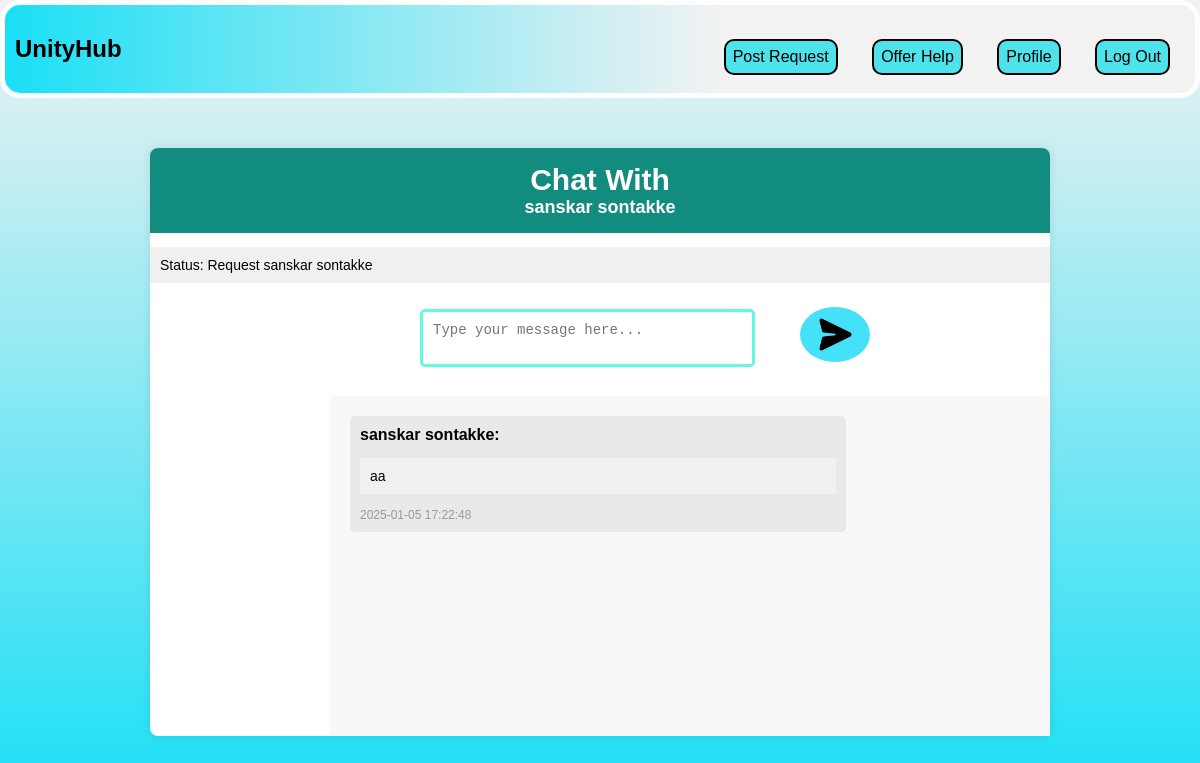
Screenshot of /messages.php?request_id=13 (signed in) with the database file from the repository.
### tables this page shows
CREATE TABLE IF NOT EXISTS `requests` (
  `id` int NOT NULL AUTO_INCREMENT,
  `title` varchar(255) NOT NULL,
  `description` text NOT NULL,
  `category` varchar(50) NOT NULL,
  `user_id` int NOT NULL,
  `created_at` timestamp NULL DEFAULT CURRENT_TIMESTAMP,
  `latitude` float DEFAULT NULL,
  `longitude` float DEFAULT NULL,
  `amount` decimal(10,2) NOT NULL DEFAULT '0.00',
  `status` enum('pending','in_progress','completed') DEFAULT 'pending',
  `helper_id` int DEFAULT NULL,
  `acceptor_id` int DEFAULT NULL,
  `updated_at` timestamp NULL DEFAULT CURRENT_TIMESTAMP ON UPDATE CURRENT_TIMESTAMP,
  PRIMARY KEY (`id`),
  KEY `user_id` (`user_id`),
  KEY `acceptor_id` (`acceptor_id`)
);

CREATE TABLE IF NOT EXISTS `users` (
  `id` int NOT NULL AUTO_INCREMENT,
  `name` varchar(100) NOT NULL,
  `email` varchar(100) NOT NULL,
  `password` varchar(255) NOT NULL,
  `profile_photo` varchar(255) DEFAULT NULL,
  `role` enum('poster','provider') NOT NULL,
  `wallet_balance` decimal(10,2) DEFAULT '0.00',
  PRIMARY KEY (`id`),
  UNIQUE KEY `email` (`email`)
);

CREATE TABLE IF NOT EXISTS `messages` (
  `id` int NOT NULL AUTO_INCREMENT,
  `request_id` int NOT NULL,
  `sender_id` int NOT NULL,
  `sender_name` varchar(100) NOT NULL,
  `content` text NOT NULL,
  `created_at` timestamp NULL DEFAULT CURRENT_TIMESTAMP,
  PRIMARY KEY (`id`),
  KEY `fk_sender_id` (`sender_id`),
  KEY `fk_request_id` (`request_id`)
);

### messages.php (the view, shortened to what this page needs)
<?php
include 'db.php';
$request_id = null;
if ($_SERVER['REQUEST_METHOD'] === 'POST') {
    $request_id = $_POST['request_id'] ?? null;
} elseif ($_SERVER['REQUEST_METHOD'] === 'GET') {
    $request_id = $_GET['request_id'] ?? null;
}
$sql = $conn->prepare("SELECT requests.*, users.name AS requester_name, requests.acceptor_id
                       FROM requests
                       JOIN users ON requests.user_id = users.id
                       WHERE requests.id = ?");
$sql->bind_param("i", $request_id);
$sql->execute();
$result = $sql->get_result();
if ($result->num_rows > 0) {
    $request = $result->fetch_assoc();
    $requester_name = htmlspecialchars($request['requester_name'], ENT_QUOTES);
    $acceptor_id = $request['acceptor_id'];
    if ($acceptor_id) {
        $acceptor_sql = $conn->prepare("SELECT name FROM users WHERE id = ?");
        $acceptor_sql->bind_param("i", $acceptor_id);
        $acceptor_sql->execute();
        $acceptor_result = $acceptor_sql->get_result();
        if ($acceptor_result->num_rows > 0) {
            $acceptor = $acceptor_result->fetch_assoc();
            $acceptor_name = htmlspecialchars($acceptor['name'], ENT_QUOTES);
        } else {
            $acceptor_name = "Unknown";
        }
    } else {
        $acceptor_name = "Not accepted yet";
    }
    echo "
    <nav>
        <div><h1>UnityHub</h1></div>
        <div class='link-header'>
            <a href='post-request.php'>Post Request</a>
            <a href='offer-help.php'>Offer Help</a>
            <a href='profile.php'>Profile</a>
            <a href='logout.php'>Log Out</a>
        </div>
    </nav>";
    echo "<div class='chat-container'>
            <h1><div class='chat'>Chat With</div> {$requester_name}</h1>
            <p>Status: Request {$acceptor_name}</p>
            <form action='messages.php' method='POST'>
                <input type='hidden' name='request_id' value='$request_id'>
                <textarea name='message' placeholder='Type your message here...' required></textarea>
                <button type='submit' id='ide1'><img src='send.png'></button>
            </form>";
    $chat_sql = $conn->prepare("SELECT messages.*, users.name AS sender_name
                                FROM messages
                                JOIN users ON messages.sender_id = users.id
                                WHERE messages.request_id = ?
                                ORDER BY messages.created_at ASC");
    $chat_sql->bind_param("i", $request_id);
    $chat_sql->execute();
    $chat_result = $chat_sql->get_result();
    echo "<div class='message-history'>";
    while ($msg = $chat_result->fetch_assoc()) {
        $sender_name = htmlspecialchars($msg['sender_name'], ENT_QUOTES);
        $content = htmlspecialchars($msg['content'], ENT_QUOTES);
        $timestamp = htmlspecialchars($msg['created_at'], ENT_QUOTES);
        echo "<div class='message'>
                <strong>{$sender_name}:</strong>
                <p>{$content}</p>
                <span class='timestamp'>{$timestamp}</span>
              </div>";
    }
    echo "</div>";
} else {
    echo "<p class='error'>Request not found.</p>";
}
echo "</div>";
?>
<link rel="stylesheet" href="message.css">

### message.css (style rules this page uses)
.chat-container { justify-content: center; display: flex; flex-direction: column; width: 90%; max-width: 900px; margin: 50px auto; background-color: #fff; border-radius: 8px; box-shadow: 0 0 10px rgba(0, 0, 0, 0.1); }
.chat-container h1 { margin: 0; padding: 15px; background-color: #128C7E; color: #fff; border-radius: 8px 8px 0 0; font-size: 18px; text-align: center; }
.chat-container p { padding: 10px; background-color: #f0f0f0; font-size: 14px; }
.message-history { padding: 20px; height: 300px; overflow-y: auto; background-color: #f8f8f8; margin-left: 20%; scrollbar-width: none; }
.message { margin-bottom: 15px; padding: 10px; background-color: #e9e9e9; border-radius: 5px; max-width: 70%; }
.message strong { font-weight: bold; }
.timestamp { font-size: 12px; color: #999; }
textarea { width: 100%; padding: 10px; font-size: 14px; border: 3px solid #63f8df; border-radius: 5px; resize: none; margin-left: 30%; }
button { background-color: #128C7E; color: white; border: none; padding: 10px; border-radius: 5px; cursor: pointer; font-size: 14px; width: 100%; margin-top: 10px; }
form button { width: 80%; margin-top: 10px; }
form { align-items: center; display: flex; justify-content: center; }
#ide1 { margin-left: 5%; margin-right: 20%; margin-bottom: 2%; border-radius: 50%; max-width: 70px; background-color: #44e1f9; }
img { width: 70%; height: 70%; }
.chat { font-size: 30px; }
nav { display: flex; justify-content: space-between; padding: 10px; background: linear-gradient(-90deg, #f2f2f2 40%, #1adff5 100%); border-radius: 20px; margin-bottom: 20px; border: 5px solid rgb(253, 255, 255); }
nav a { color: #000000; text-decoration: none; margin: 0 15px; font-size: 16px; border-radius: 10px; border: 2px solid black; padding: 7px; background-color: #4ee3ea; animation-delay: 1s; transition: transform 0.3s ease, background-color 0.3s ease; display: inline-block; }
.link-header { padding-left: 10%; padding-top: 3vh; }
a { color: #ffffff; text-decoration: none; font-size: 3vh; }

### rows the page displays
requests: user.name "sanskar sontakke"
users: name "sanskar sontakke"
messages: users.name "sanskar sontakke", content "aa", created_at "2025-01-05 17:22:48"
